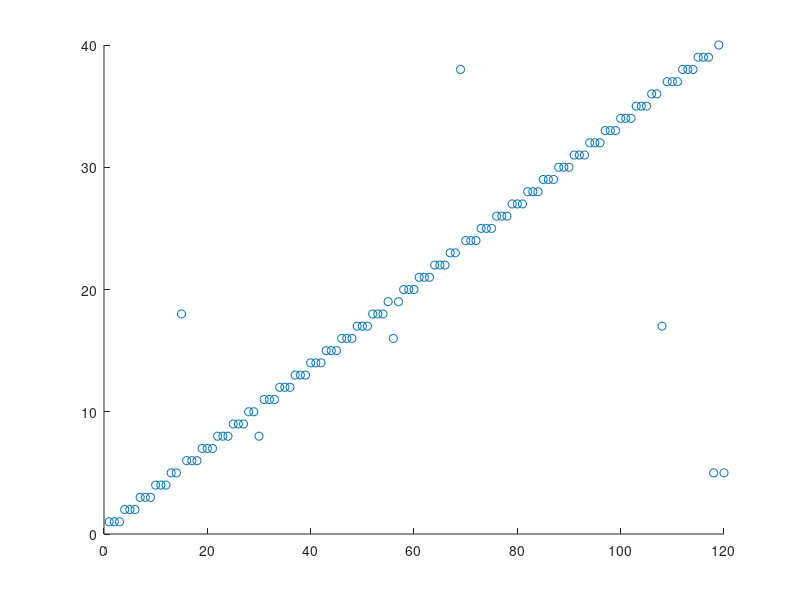

Write MATLAB code to recreate this figure.
clear

load('orl_train_test_data');
load('orl_train_test_lbls');

nClasses = 40;
nTestImages = size(testData,2);
mu = zeros(size(trainData,1), nClasses);

for j = 1:7:size(trainData,2)
    mu(:,ceil(j/7)) = mean(trainData(:,[j:j+6])')';
end

dist = zeros(nTestImages, nClasses);
resLabels = zeros(nTestImages, 1);

for i = 1:nTestImages
    for k = 1:nClasses
        dist(i,k) = norm(testData(:,i)-mu(:,k),2)^2;
    end 
    [~,resLabels(i)] = min(dist(i,:));
end

%accuracy in %
accuracy = sum(resLabels==testLbls)/nTestImages

%plot result labels
scatter(1:length(resLabels),resLabels)
